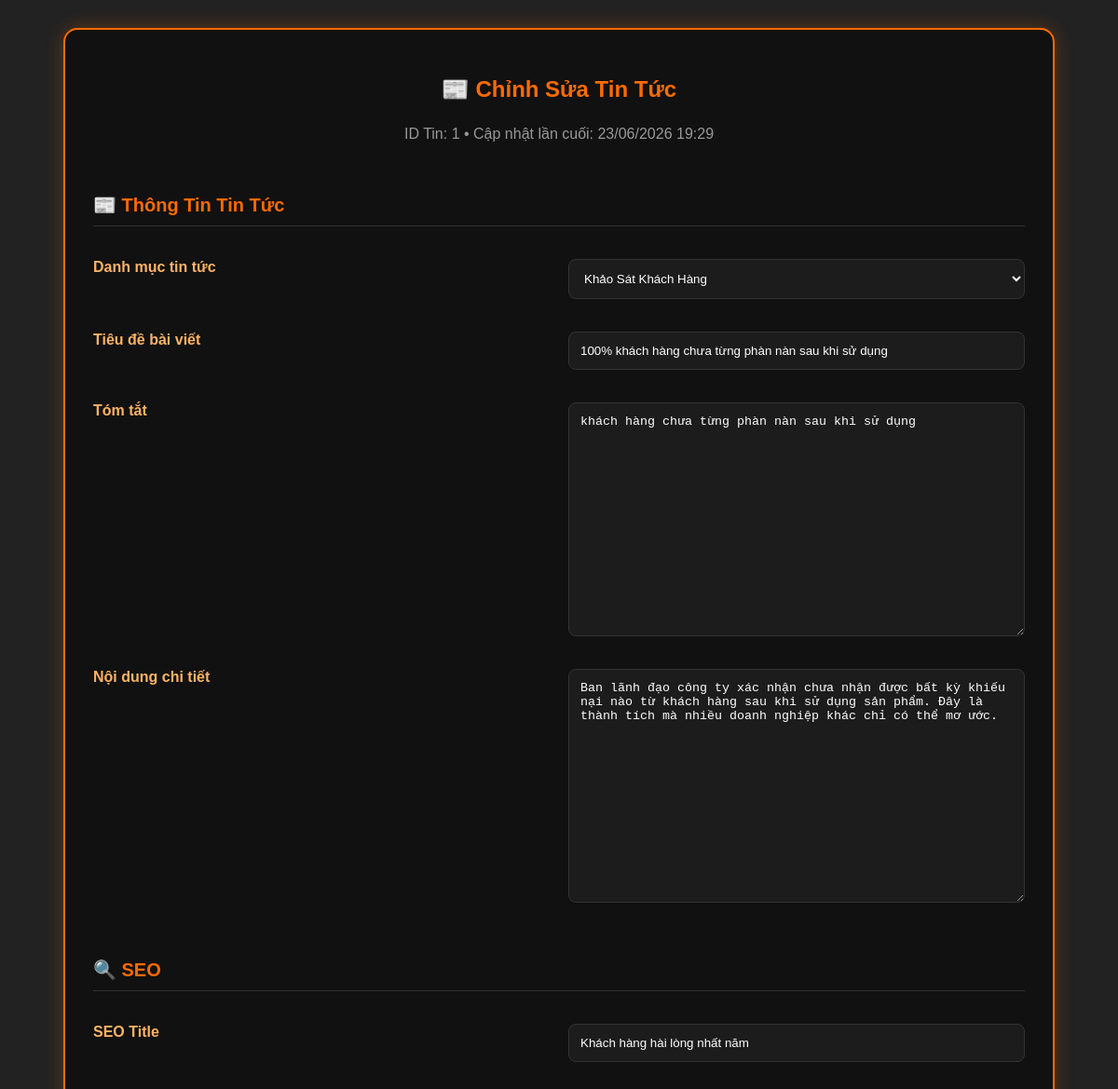
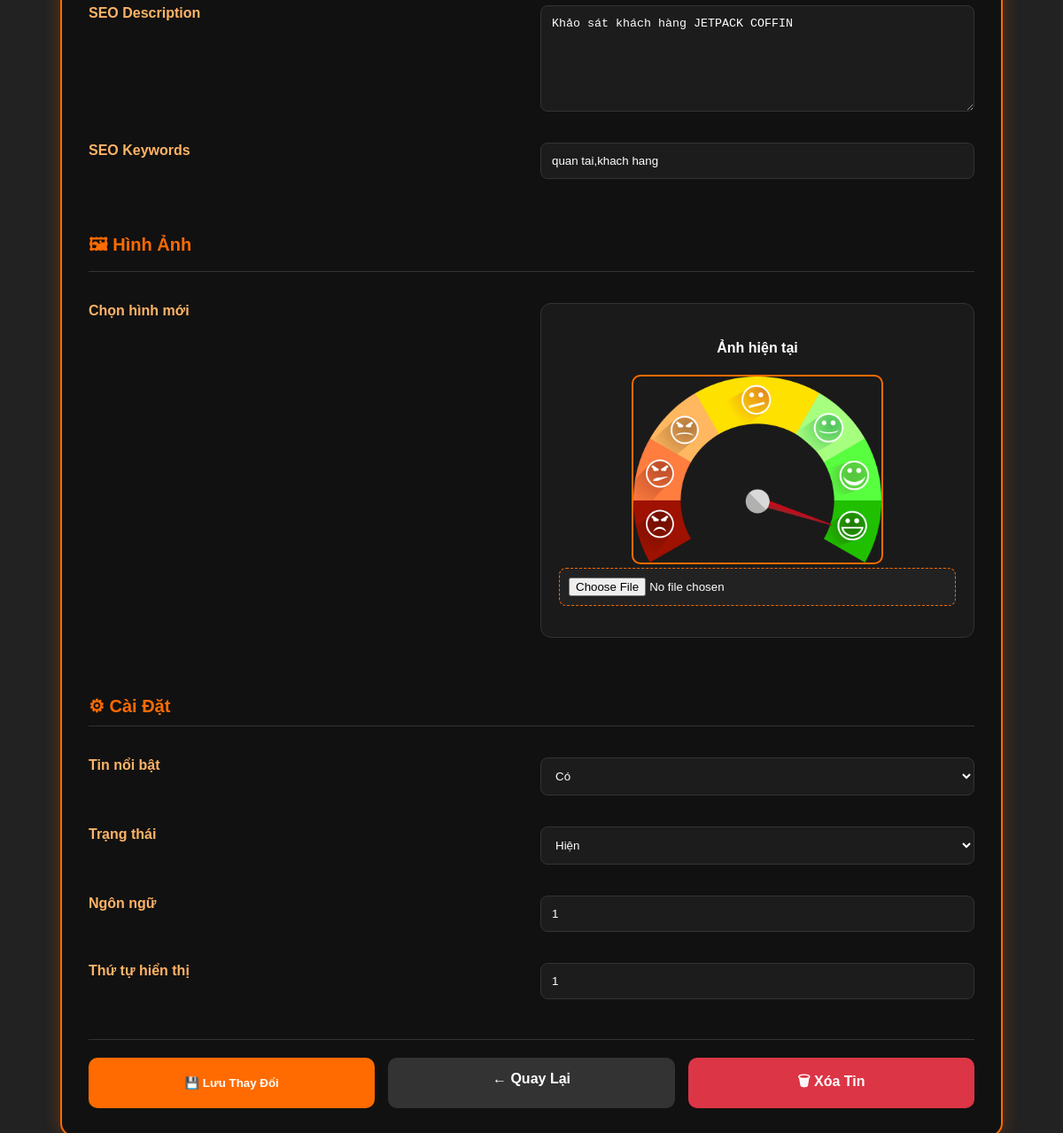
The app's page /updatenews.php?id=1 (signed in) with its own data (2 pictures, top to bottom).
### tables this page shows
CREATE TABLE `gh_sp_news` (
  `id` int(11) NOT NULL,
  `idtheloai` int(11) NOT NULL,
  `title` text NOT NULL,
  `description` text NOT NULL,
  `keywords` text NOT NULL,
  `ten` varchar(255) NOT NULL,
  `ngaycapnhat` datetime DEFAULT NULL,
  `tomtat` mediumtext DEFAULT NULL,
  `noidung` text NOT NULL,
  `hinh` varchar(255) NOT NULL,
  `songuoixem` int(11) NOT NULL DEFAULT 0,
  `noibat` tinyint(1) NOT NULL DEFAULT 0,
  `anhien` tinyint(1) NOT NULL DEFAULT 1 COMMENT '1:Hiện; 0: Ẩn',
  `lang` int(2) NOT NULL DEFAULT 1,
  `thutu` tinyint(1) DEFAULT NULL,
  `noitieng` int(11) NOT NULL DEFAULT 0
);

CREATE TABLE `gh_sp_theloai_news` (
  `id` int(11) NOT NULL,
  `title` text NOT NULL,
  `description` text NOT NULL,
  `keywords` text NOT NULL,
  `ten` varchar(255) NOT NULL,
  `thutu` int(11) NOT NULL,
  `noibat` tinyint(1) NOT NULL DEFAULT 0,
  `anhien` tinyint(1) NOT NULL DEFAULT 1,
  `lang` int(2) NOT NULL DEFAULT 1
);

### cons.php (called while the page is built, shortened)
<?php
$host = "localhost";
$user = "root";
$pass = "";
$db   = "jetpack_store";
$conn = mysqli_connect($host, $user, $pass, $db);
mysqli_set_charset($conn, "utf8");
function getData($sql){
    global $conn;
    $result = mysqli_query($conn, $sql);
    return $result;
}
?>

### updatenews.php (the view, shortened to what this page needs)
<?php
include 'cons.php';
$id = isset($_GET['id']) ? (int)$_GET['id'] : 0;
$sql = "SELECT * FROM gh_sp_news WHERE id = $id";
$result = getData($sql);
$row = mysqli_fetch_assoc($result);
$sqlLoai = "SELECT * FROM gh_sp_theloai_news ORDER BY ten ASC";
$resultLoai = getData($sqlLoai);
?>
<!DOCTYPE html>
<html lang="vi">
<head>
</head>
<body>
<div class="box">
<div class="page-header">
    <h2>📰 Chỉnh Sửa Tin Tức</h2>
    <p>
        ID Tin: <?= $row['id']; ?>
        •
        Cập nhật lần cuối:
        <?= date('d/m/Y H:i', strtotime($row['ngaycapnhat'])); ?>
    </p>
</div>
<form method="POST" enctype="multipart/form-data">
<div class="form-grid">
<div class="full-width">
    <h3 class="section-title">
        📰 Thông Tin Tin Tức
    </h3>
</div>
<label>Danh mục tin tức</label>
<select name="idtheloai" required>
<?php while($loai = mysqli_fetch_assoc($resultLoai)){ ?>
<option
    value="<?= $loai['id']; ?>"
    <?= ($row['idtheloai']==$loai['id']) ? 'selected' : ''; ?>
>
    <?= htmlspecialchars($loai['ten']); ?>
</option>
<?php } ?>
</select>
<label>Tiêu đề bài viết</label>
<input
    type="text"
    name="ten"
    value="<?= htmlspecialchars($row['ten']); ?>"
    required
>
<label>Tóm tắt</label>
<textarea
    name="tomtat"
    rows="15"
    required
><?= htmlspecialchars($row['tomtat']); ?></textarea>
<label>Nội dung chi tiết</label>
<textarea
    name="noidung"
    rows="15"
    required
><?= htmlspecialchars($row['noidung']); ?></textarea>
<div class="full-width">
    <h3 class="section-title">
        🔍 SEO
    </h3>
</div>
<label>SEO Title</label>
<input
    type="text"
    name="title"
    value="<?= htmlspecialchars($row['title']); ?>"
>
<label>SEO Description</label>
<textarea
    name="description"
    rows="3"
><?= htmlspecialchars($row['description']); ?></textarea>
<label>SEO Keywords</label>
<input
    type="text"
    name="keywords"
    value="<?= htmlspecialchars($row['keywords']); ?>"
>
<div class="full-width">
    <h3 class="section-title">
        🖼 Hình Ảnh
    </h3>
</div>
<label>Chọn hình mới</label>
<div class="current-image-card">
    <h4>Ảnh hiện tại</h4>
    <?php if($row['hinh'] != "" && file_exists($row['hinh'])){ ?>
        <img
            src="<?= $row['hinh']; ?>"
            class="preview-image"
        >
    <?php }else{ ?>
        <div class="no-image">
            Chưa có hình ảnh
        </div>
    <?php } ?>
    <input
    type="file"
    name="hinh"
>
</div>
<div class="full-width">
    <h3 class="section-title">
        ⚙ Cài Đặt
    </h3>
</div>
<label>Tin nổi bật</label>
<select name="noibat">
    <option value="1" <?= $row['noibat']==1 ? 'selected':''; ?>>
        Có
    </option>
</select>
<label>Trạng thái</label>
<select name="anhien">
    <option value="1" <?= $row['anhien']==1 ? 'selected':''; ?>>
        Hiện
    </option>
</select>
<label>Ngôn ngữ</label>
<input
    type="number"
    name="lang"
    value="<?= $row['lang']; ?>"
>
<label>Thứ tự hiển thị</label>
<input
    type="number"
    name="thutu"
    value="<?= $row['thutu']; ?>"
>
</div>
<div class="action-bar">
    <button
        type="submit"
        name="btnUpdate"
        class="btn-save"
    >
        💾 Lưu Thay Đổi
    </button>
    <a
        href="index.php?act=admin-news"
        class="btn-back"
    >
        ← Quay Lại
    </a>
    <?php if($_SESSION['idgroup'] == 3){ ?>
    <a
        href="deletenews.php?id=<?= $row['id']; ?>"
        class="btn-delete"
        onclick="return confirm('Xóa tin tức này?')"
    >
        🗑 Xóa Tin
    </a>
    <?php } ?>
</div>
</form>
</body>
</html>

### updatenews.php (style rules this page uses)
body { margin:0; padding:30px; background:#222222; font-family:Arial, sans-serif; color:#fff; }
.box { max-width:1000px; width:95%; margin:auto; background:#111111; padding:30px; border-radius:15px; border:2px solid #ff6b00; box-shadow:0 0 20px rgba(255,107,0,.3); }
input[type=file] { padding:10px; background:#222; border:1px dashed #ff6b00; }
h2 { text-align:center; color:#ff6b00; margin-bottom:25px; }
label { display:block; margin-bottom:5px; color:#ffb366; font-weight:bold; }
input, select, textarea { width:100%; padding:12px; margin-bottom:15px; background:#1c1c1c; border:1px solid #333; color:#fff; border-radius:8px; box-sizing:border-box; }
textarea { resize:vertical; min-height:120px; }
.action-bar { display:flex; gap:15px; margin-top:30px; border-top:1px solid #333; padding-top:20px; }
.btn-save, .btn-back, .btn-delete { flex:1; text-align:center; padding:15px; border:none; border-radius:10px; text-decoration:none; font-weight:bold; cursor:pointer; transform:translateY(0); transition:.3s; }
.btn-save { background:#ff6b00; color:white; }
.btn-back { background:#333; color:white; }
.btn-delete { background:#dc3545; color:white; }
.section-title { margin:25px 0 15px; padding-bottom:10px; color:#ff6b00; border-bottom:1px solid #333; font-size:20px; }
.current-image-card { background:#1a1a1a; border:1px solid #333; border-radius:12px; padding:20px; text-align:center; margin-bottom:20px; }
.preview-image { max-width:280px; border-radius:10px; border:2px solid #ff6b00; }
.form-grid { display:grid; grid-template-columns:1fr 1fr; gap:20px; }
.full-width { grid-column:1 / -1; }
.page-header { text-align:center; margin-bottom:30px; }
.page-header p { color:#999; margin-top:8px; }

### records on screen
gh_sp_news: id "1", ngaycapnhat "23/06/2026 19:29", idtheloai "Khảo Sát Khách Hàng", ten "100% khách hàng chưa từng phàn nàn sau khi sử dụng", tomtat "khách hàng chưa từng phàn nàn sau khi sử dụng", noidung "Ban lãnh đạo công ty xác nhận chưa nhận được bất kỳ khiếu nại nào từ khách hàng sau khi sử dụng sản phẩm. Đây là thành tích mà nhiều doanh nghiệp khác chỉ có thể mơ ước.", title "Khách hàng hài lòng nhất năm", description "Khảo sát khách hàng JETPACK COFFIN", keywords "quan tai,khach hang", hinh (picture), noibat "Có", anhien "Hiện", lang "1", thutu "1"
